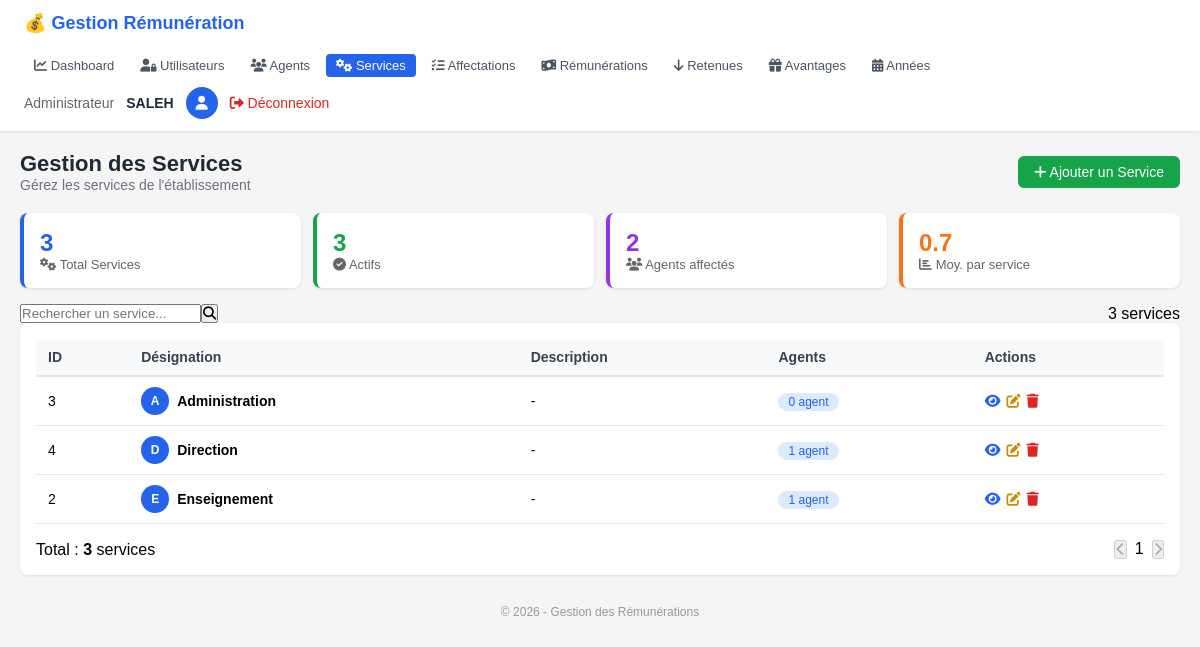
/pages/services/index.php (signed in), run on the app's committed database.
### tables this page shows
CREATE TABLE `service` (
  `id` int(11) NOT NULL,
  `designation` varchar(150) NOT NULL,
  `description` text DEFAULT NULL
);

### Classes/Service.php (called while the page is built, shortened)
<?php
require_once __DIR__ . '/../Config/Database.php';
class Service {
    private $id;
    private $designation;
    private $description;
    public function __construct(
        $designation = null,
        $description = null,
        $id = null
    ) {
        $this->id = $id;
        $this->designation = $designation;
        $this->description = $description;
    }
    public function getId() { return $this->id; }
    public function getDesignation() { return $this->designation; }
    public function getDescription() { return $this->description; }
    public static function getAll($search = '') {
        $db = Database::getInstance();
        $sql = "SELECT * FROM service";
        $params = [];
        $sql .= " ORDER BY designation";
        try {
            $stmt = $db->prepare($sql);
            $stmt->execute();
            $services = [];
            while ($row = $stmt->fetch(PDO::FETCH_ASSOC)) {
                $services[] = new self(
                    $row['designation'],
                    $row['description'],
                    $row['id']
                );
            }
            return $services;
        } catch (PDOException $e) {
            error_log("Erreur lors de la récupération des services : " . $e->getMessage());
            return [];
        }
    }
    public function getAgents() {
        require_once 'Affectation.php';
        return Affectation::getByService($this->id);
    }
}
?>

### Config/Database.php (called while the page is built, shortened)
<?php
class Database {
    private static $host = 'localhost';
    private static $db_name = 'gestion_remuneration';
    private static $user = 'root';
    private static $password = '';
    private static $conn;
    public static function connect() {
        self::$conn = null;
        try {
            $dsn = 'mysql:host=' . self::$host . ';dbname=' . self::$db_name . ';charset=utf8';
            self::$conn = new PDO($dsn, self::$user, self::$password);
            self::$conn->setAttribute(PDO::ATTR_ERRMODE, PDO::ERRMODE_EXCEPTION);
        } catch (PDOException $e) {
            die('Erreur de connexion : ' . $e->getMessage());
        }
        return self::$conn;
    }
    public static function getInstance() {
        return self::$conn;
    }
}
?>

### Classes/Affectation.php (called while the page is built, shortened)
<?php
require_once __DIR__ . '/../Config/Database.php';
class Affectation {
    public static function getByService($id_service) {
        $db = Database::getInstance();
        $sql = "SELECT * FROM affectation WHERE id_service = :id_service";
        try {
            $stmt = $db->prepare($sql);
            $stmt->bindParam(':id_service', $id_service);
            $stmt->execute();
            $affectations = [];
            while ($row = $stmt->fetch(PDO::FETCH_ASSOC)) {
                $affectations[] = new self(
                    $row['id_agent'],
                    $row['id_service'],
                    $row['lieu_affectation'],
                    $row['montant_remunerer'],
                    $row['date_affectation'],
                    $row['id']
                );
            }
            return $affectations;
        } catch (PDOException $e) {
            error_log("Erreur lors de la récupération des affectations : " . $e->getMessage());
            return [];
        }
    }
}
?>

### pages/services/index.php (the view, shortened to what this page needs)
<?php
require_once __DIR__ . '/../../Config/Database.php';
require_once __DIR__ . '/../../Classes/Service.php';
$search = $_GET['search'] ?? '';
$services = Service::getAll($search);
$role = $_SESSION['user_role'] ?? 'Invité';
$username = $_SESSION['nom'] ?? $_SESSION['username'] ?? 'Utilisateur';
$totalServices = count($services);
?>
<!DOCTYPE html>
<html lang="fr">
<head>
    <link rel="stylesheet" href="https://cdnjs.cloudflare.com/ajax/libs/font-awesome/6.4.0/css/all.min.css">
</head>
<body>
<div class="header">
    <div class="header-left">
        <h1>💰 Gestion Rémunération</h1>
        <div class="nav-links">
            <a href="../../Dashboard.php"><i class="fas fa-chart-line"></i> Dashboard</a>
            <?php if ($role === 'Administrateur'): ?>
            <a href="../../pages/utilisateurs/index.php"><i class="fas fa-user-lock"></i> Utilisateurs</a>
            <?php endif; ?>
            <a href="../../pages/agents/index.php"><i class="fas fa-users"></i> Agents</a>
            <a href="index.php" class="active"><i class="fas fa-cogs"></i> Services</a>
            <a href="../../pages/affectations/index.php"><i class="fas fa-tasks"></i> Affectations</a>
            <a href="../../pages/remunerations/index.php"><i class="fas fa-money-bill-wave"></i> Rémunérations</a>
            <a href="../../pages/retenues/index.php"><i class="fas fa-arrow-down"></i> Retenues</a>
            <a href="../../pages/avantages/index.php"><i class="fas fa-gift"></i> Avantages</a>
            <a href="../../pages/avantages/AnneeScolaire.php"><i class="fas fa-calendar-alt"></i> Années</a>
        </div>
    </div>
    <div class="header-right">
        <span class="role"><?php echo htmlspecialchars($role); ?></span>
        <span class="username"><?php echo htmlspecialchars($username); ?></span>
        <div class="avatar"><i class="fas fa-user"></i></div>
        <a href="../../logout.php" class="logout"><i class="fas fa-sign-out-alt"></i> Déconnexion</a>
    </div>
</div>
<div class="container">
    <div class="top">
        <div>
            <h2>Gestion des Services</h2>
            <p>Gérez les services de l'établissement</p>
        </div>
        <a href="add.php" class="btn btn-success"><i class="fas fa-plus"></i> Ajouter un Service</a>
    </div>
    <div class="grid-4">
        <div class="card border-blue">
            <div class="number text-blue"><?php echo $totalServices; ?></div>
            <div class="label"><i class="fas fa-cogs"></i> Total Services</div>
        </div>
        <div class="card border-green">
            <div class="number text-green"><?php echo $totalServices > 0 ? $totalServices : 0; ?></div>
            <div class="label"><i class="fas fa-check-circle"></i> Actifs</div>
        </div>
        <div class="card border-purple">
            <div class="number text-purple"><?php
                $totalAgents = 0;
                foreach ($services as $service) {
                    $totalAgents += count($service->getAgents());
                }
                echo $totalAgents;
            ?></div>
            <div class="label"><i class="fas fa-users"></i> Agents affectés</div>
        </div>
        <div class="card border-orange">
            <div class="number text-orange"><?php echo count($services) > 0 ? round($totalAgents / count($services), 1) : 0; ?></div>
            <div class="label"><i class="fas fa-chart-bar"></i> Moy. par service</div>
        </div>
    </div>
    <div class="flex flex-wrap items-center justify-between gap-3 mb-4">
        <form method="GET" class="flex">
            <input type="text" name="search" value="<?php echo htmlspecialchars($search); ?>"
                   placeholder="Rechercher un service..."
                   class="px-4 py-2 border border-gray-300 rounded-l-lg focus:outline-none focus:border-blue-500 w-64">
            <button type="submit" class="bg-blue-600 hover:bg-blue-700 text-white px-4 py-2 rounded-r-lg transition">
                <i class="fas fa-search"></i>
            </button>
        </form>
        <span class="text-sm text-gray-500"><?php echo $totalServices; ?> service<?php echo $totalServices > 1 ? 's' : ''; ?></span>
    </div>
    <div class="card">
        <div class="table-wrap">
            <table>
                <thead>
                    <tr>
                        <th>ID</th>
                        <th>Désignation</th>
                        <th>Description</th>
                        <th>Agents</th>
                        <th>Actions</th>
                    </tr>
                </thead>
                <tbody>
                    <?php if (empty($services)): ?>
                    <tr>
                        <td colspan="5" class="empty">
                            <i class="fas fa-inbox"></i>
                            Aucun service trouvé
                        </td>
                    </tr>
                    <?php else: ?>
                        <?php foreach ($services as $service):
                            $nbAgents = count($service->getAgents());
                        ?>
                        <tr>
                            <td><?php echo $service->getId(); ?></td>
                            <td>
                                <div style="display:flex;align-items:center;gap:8px;">
                                    <div style="width:28px;height:28px;background:#2563eb;border-radius:50%;display:flex;align-items:center;justify-content:center;color:white;font-size:12px;font-weight:bold;">
                                        <?php
                                        $designation = $service->getDesignation();
                                        $initials = '';
                                        $parts = explode(' ', $designation);
                                        foreach ($parts as $part) {
                                            $initials .= strtoupper(substr($part, 0, 1));
                                        }
                                        echo substr($initials, 0, 2);
                                        ?>
                                    </div>
                                    <strong><?php echo htmlspecialchars($service->getDesignation()); ?></strong>
                                </div>
                            </td>
                            <td><?php echo htmlspecialchars($service->getDescription() ?: '-'); ?></td>
                            <td>
                                <span class="badge" style="background:#dbeafe;color:#2563eb;padding:2px 10px;border-radius:12px;font-size:12px;">
                                    <?php echo $nbAgents; ?> agent<?php echo $nbAgents > 1 ? 's' : ''; ?>
                                </span>
                            </td>
                            <td>
                                <div style="display:flex;gap:6px;flex-wrap:wrap;">
                                    <a href="view.php?id=<?php echo $service->getId(); ?>"
                                       style="color:#2563eb;text-decoration:none;" title="Voir">
                                        <i class="fas fa-eye"></i>
                                    </a>
                                    <a href="edit.php?id=<?php echo $service->getId(); ?>"
                                       style="color:#ca8a04;text-decoration:none;" title="Modifier">
                                        <i class="fas fa-edit"></i>
                                    </a>
                                    <a href="delete.php?id=<?php echo $service->getId(); ?>"
                                       style="color:#dc2626;text-decoration:none;" title="Supprimer"
                                       onclick="return confirm('Êtes-vous sûr de vouloir supprimer ce service ?')">
                                        <i class="fas fa-trash"></i>
                                    </a>
                                </div>
                            </td>
                        </tr>
                        <?php endforeach; ?>
                    <?php endif; ?>
                </tbody>
            </table>
        </div>
        <div class="mt-4 flex justify-between items-center text-sm text-gray-500">
            <span>Total : <strong><?php echo $totalServices; ?></strong> service<?php echo $totalServices > 1 ? 's' : ''; ?></span>
            <div class="flex gap-2">
                <button class="px-3 py-1 border border-gray-300 rounded text-sm hover:bg-gray-100 transition" disabled>
                    <i class="fas fa-chevron-left"></i>
                </button>
                <span class="px-3 py-1 bg-blue-600 text-white rounded text-sm">1</span>
                <button class="px-3 py-1 border border-gray-300 rounded text-sm hover:bg-gray-100 transition" disabled>
                    <i class="fas fa-chevron-right"></i>
                </button>
            </div>
        </div>
    </div>
    <div class="footer">
        © <?php echo date('Y'); ?> - Gestion des Rémunérations
    </div>
</div>
</body>
</html>

### pages/services/index.php (style rules this page uses)
* { margin: 0; padding: 0; box-sizing: border-box; }
body { font-family: Arial, sans-serif; background: #f5f5f5; }
.header { background: white; padding: 12px 24px; display: flex; justify-content: space-between; align-items: center; box-shadow: 0 1px 3px rgba(0,0,0,0.1); flex-wrap: wrap; gap: 10px; }
.header-left { display: flex; align-items: center; gap: 20px; flex-wrap: wrap; }
.header-left h1 { color: #2563eb; font-size: 18px; }
.nav-links { display: flex; gap: 6px; flex-wrap: wrap; }
.nav-links a { color: #4b5563; text-decoration: none; font-size: 13px; padding: 4px 10px; border-radius: 4px; transition: 0.2s; }
.nav-links a.active { background: #2563eb; color: white; }
.header-right { display: flex; align-items: center; gap: 12px; flex-wrap: wrap; }
.header-right .role { color: #666; font-size: 14px; }
.header-right .username { font-weight: 600; color: #1f2937; font-size: 14px; }
.header-right .avatar { width: 32px; height: 32px; background: #2563eb; border-radius: 50%; display: flex; align-items: center; justify-content: center; color: white; font-size: 14px; }
.header-right .logout { color: #dc2626; text-decoration: none; font-size: 14px; }
.container { max-width: 1280px; margin: 0 auto; padding: 20px; }
.top { display: flex; justify-content: space-between; align-items: center; margin-bottom: 20px; flex-wrap: wrap; gap: 10px; }
.top h2 { color: #1f2937; font-size: 22px; }
.top p { color: #6b7280; font-size: 14px; }
.grid-4 { display: grid; grid-template-columns: repeat(auto-fit, minmax(150px, 1fr)); gap: 12px; margin-bottom: 16px; }
.card { background: white; border-radius: 8px; padding: 16px; box-shadow: 0 1px 3px rgba(0,0,0,0.1); }
.card .number { font-size: 24px; font-weight: bold; }
.card .label { font-size: 13px; color: #666; }
.border-blue { border-left: 4px solid #2563eb; }
.border-green { border-left: 4px solid #16a34a; }
.border-purple { border-left: 4px solid #9333ea; }
.border-orange { border-left: 4px solid #f97316; }
.text-blue { color: #2563eb; }
.text-green { color: #16a34a; }
.text-purple { color: #9333ea; }
.text-orange { color: #f97316; }
.table-wrap { overflow-x: auto; }
table { width: 100%; border-collapse: collapse; font-size: 14px; }
th { text-align: left; padding: 10px 12px; background: #f8f9fa; border-bottom: 2px solid #e5e7eb; color: #374151; font-weight: 600; }
td { padding: 10px 12px; border-bottom: 1px solid #e5e7eb; }
.btn { padding: 8px 16px; border: none; border-radius: 6px; cursor: pointer; text-decoration: none; display: inline-block; font-size: 14px; }
.btn-success { background: #16a34a; color: white; }
.flex { display: flex; }
.items-center { align-items: center; }
.gap-2 { gap: 8px; }
.gap-3 { gap: 12px; }
.flex-wrap { flex-wrap: wrap; }
.justify-between { justify-content: space-between; }
.mt-4 { margin-top: 16px; }
.footer { text-align: center; margin-top: 20px; color: #999; font-size: 12px; padding: 10px 0; }

### data on the page
service: id "3", initials "A", designation "Administration", description "-", nbAgents "0"
service: id "4", initials "D", designation "Direction", description "-", nbAgents "1"
service: id "2", initials "E", designation "Enseignement", description "-", nbAgents "1"

### other printed values
$role "Administrateur"
$username "SALEH"
$totalServices "3"
$totalAgents "2"
$totalAgents / count($services) "0.7"
